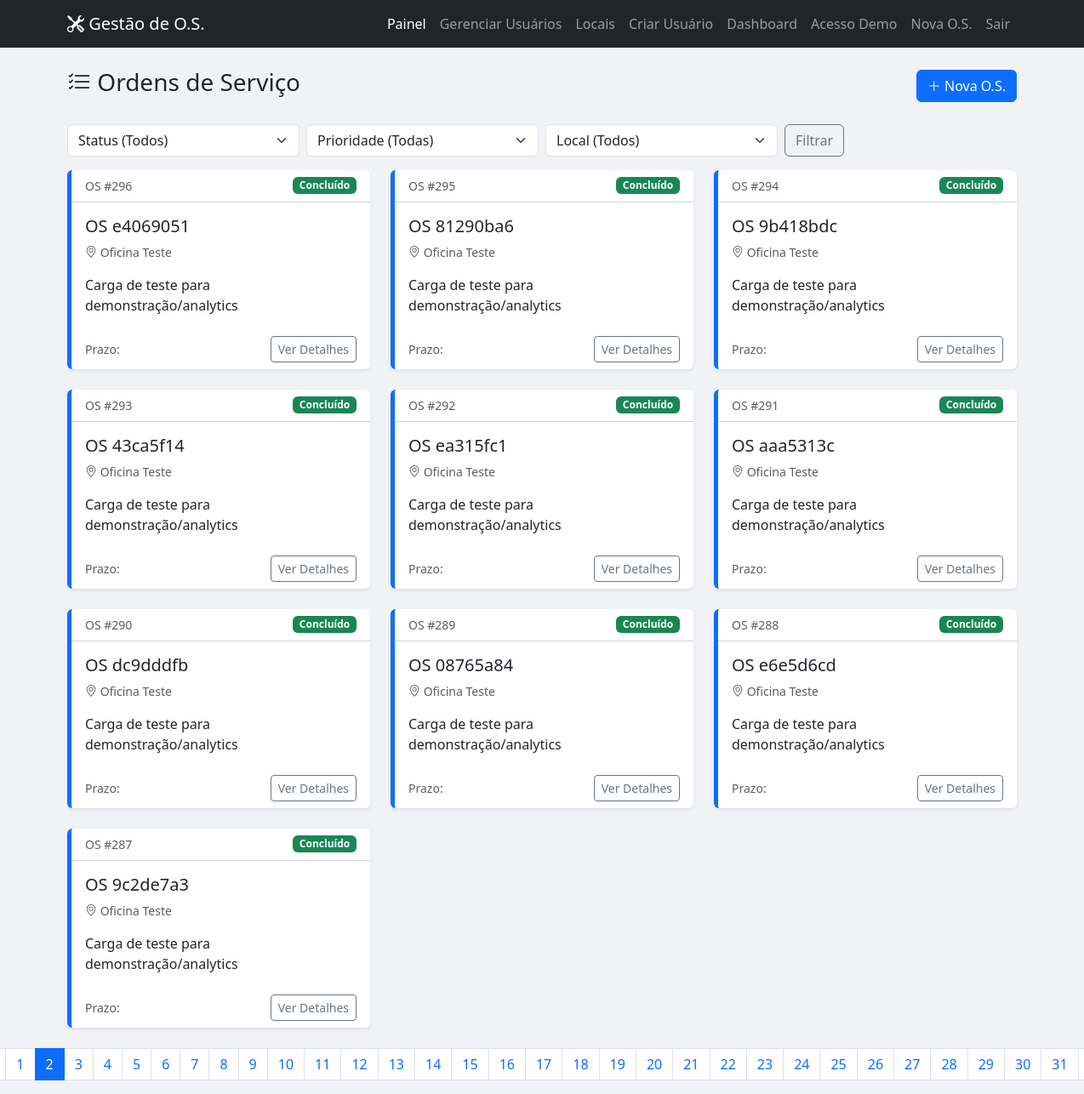
Page /?page=2 (signed in) on the committed database.
### core/models.py (models this page shows, shortened)
class OrdemServico(models.Model):
    class Status(models.TextChoices):
        PENDENTE = 'PENDENTE', 'Pendente'
        EM_ANDAMENTO = 'EM_ANDAMENTO', 'Em Andamento'
        ATRASADO = 'ATRASADO', 'Atrasado'
        CONCLUIDO = 'CONCLUIDO', 'Concluído'
    class Prioridade(models.TextChoices):
        BAIXA = 'BAIXA', 'Baixa'
        MEDIA = 'MEDIA', 'Média'
        ALTA = 'ALTA', 'Alta'
        CRITICA = 'CRITICA', 'Crítica'
    titulo = models.CharField("Item / Título", max_length=200)
    descricao = models.TextField("Descrição do Problema")
    local = models.ForeignKey('Local', null=True, blank=True, on_delete=models.SET_NULL, related_name='ordens')
    data_criacao = models.DateTimeField(auto_now_add=True)
    updated_at = models.DateTimeField(auto_now=True, null=True)
    data_conclusao = models.DateTimeField("Data da Realização", null=True, blank=True)
    data_execucao = models.DateField("Data de Execução", null=True, blank=True)
    hora_inicio = models.TimeField("Hora Início", null=True, blank=True)
    hora_fim = models.TimeField("Hora Fim", null=True, blank=True)
    material_gasto = models.TextField("Material Gasto", null=True, blank=True)
    gerou_nova_os = models.BooleanField(default=False)
    ordem_relacionada = models.ForeignKey('self', null=True, blank=True, on_delete=models.SET_NULL, related_name='ordens_relacionadas')
    duracao_exec = models.DurationField(null=True, blank=True)
    solicitante = models.ForeignKey(User, on_delete=models.PROTECT, related_name='os_abertas', db_index=True)
    tecnico_responsavel = models.ForeignKey(User, on_delete=models.SET_NULL, null=True, blank=True, related_name='os_tecnicas', db_index=True)
    status = models.CharField(max_length=20, choices=Status.choices, default=Status.PENDENTE, db_index=True)
    prioridade = models.CharField(max_length=10, choices=Prioridade.choices, default=Prioridade.MEDIA, db_index=True)
    prazo_limite = models.DateField("Prazo Limite", null=True, blank=True, db_index=True)
    acao_corretiva = models.TextField("Ação Corretiva", blank=True, null=True)
    class Meta:
        ordering = ['-data_criacao']

class Local(models.Model):
    nome = models.CharField(max_length=120)
    tecnicos = models.ManyToManyField(User, blank=True, related_name='locais_tecnicos')

### core/views.py (the view)
# urls.py: path('', lista_ordens),
@login_required
def lista_ordens(request):
    ordens_qs = OrdemServico.objects.all()
    status = request.GET.get('status')
    prioridade = request.GET.get('prioridade')
    local = request.GET.get('local')
    tech = request.GET.get('tech')
    if status:
        ordens_qs = ordens_qs.filter(status=status)
    if prioridade:
        ordens_qs = ordens_qs.filter(prioridade=prioridade)
    if local:
        ordens_qs = ordens_qs.filter(local__id=local)
    if tech:
        ordens_qs = ordens_qs.filter(tecnico_responsavel__id=tech)
    paginator = Paginator(ordens_qs, 10)
    page_number = request.GET.get('page')
    page_obj = paginator.get_page(page_number)
    locais = Local.objects.all()
    tecnicos = get_user_model().objects.filter(profile__role=UserProfile.Role.TECNICO)
    return render(request, 'lista_ordens.html', {
        'ordens': page_obj,
        'locals': locais,
        'tecnicos': tecnicos,
        'status_choices': OrdemServico.Status.choices,
        'prioridade_choices': OrdemServico.Prioridade.choices,
    })

### core/templates/lista_ordens.html (shortened to what this page needs)
{% extends 'base.html' %}
{% block content %}
<div class="d-flex justify-content-between align-items-center mb-4 mt-4">
    <h3><i class="bi bi-list-check"></i> Ordens de Serviço</h3>
    <a href="/nova/" class="btn btn-primary"><i class="bi bi-plus-lg"></i> Nova O.S.</a>
</div>
<div class="mb-3">
    <form method="get" class="row g-2">
        <div class="col-md-3">
            <select name="status" class="form-select">
                <option value="">Status (Todos)</option>
            </select>
        </div>
        <div class="col-md-3">
            <select name="prioridade" class="form-select">
                <option value="">Prioridade (Todas)</option>
            </select>
        </div>
        <div class="col-md-3">
            <select name="local" class="form-select">
                <option value="">Local (Todos)</option>
            </select>
        </div>
        <div class="col-md-3">
            <button class="btn btn-outline-secondary">Filtrar</button>
        </div>
    </form>
</div>
<div class="row">
    {% for ordem in ordens %}
    <div class="col-md-4 mb-4">
        <div class="card card-os shadow-sm h-100">
            <div class="card-header bg-transparent d-flex justify-content-between align-items-center">
                <small class="text-muted">OS #{{ ordem.id }}</small>
                {% if ordem.status == 'CONCLUIDO' %}
                    <span class="badge bg-success">Concluído</span>
                {% elif ordem.status == 'PENDENTE' %}
                    <span class="badge bg-warning text-dark">Pendente</span>
                {% elif ordem.status == 'ATRASADO' %}
                    <span class="badge bg-danger">Atrasado</span>
                {% else %}
                    <span class="badge bg-primary">Em Andamento</span>
                {% endif %}
            </div>
            <div class="card-body">
                <h5 class="card-title text-truncate">{{ ordem.titulo }}</h5>
                <p class="card-text text-muted small"><i class="bi bi-geo-alt"></i> {% if ordem.local %}{{ ordem.local.nome }}{% endif %}</p>
                <p class="card-text">{{ ordem.descricao|truncatechars:80 }}</p>
            </div>
            <div class="card-footer bg-transparent border-top-0">
                <div class="d-flex justify-content-between align-items-center">
                    <small class="text-muted">Prazo: {{ ordem.prazo_limite|date:"d/m/Y" }}</small>
                    <a href="/ordem/{{ ordem.id }}/" class="btn btn-sm btn-outline-secondary">Ver Detalhes</a>
                </div>
            </div>
        </div>
    </div>
    {% endfor %}
        <div class="col-12">
            {% if ordens.has_other_pages %}
            <nav aria-label="Page navigation">
                <ul class="pagination justify-content-center">
                    {% if ordens.has_previous %}
                        <li class="page-item">
                            <a class="page-link" href="?page={{ ordens.previous_page_number }}" aria-label="Previous">
                            </a>
                        </li>
                    {% endif %}
                    {% for num in ordens.paginator.page_range %}
                        {% if ordens.number == num %}
                            <li class="page-item active"><span class="page-link">{{ num }}</span></li>
                        {% else %}
                            <li class="page-item"><a class="page-link" href="?page={{ num }}">{{ num }}</a></li>
                        {% endif %}
                    {% endfor %}
                    {% if ordens.has_next %}
                        <li class="page-item">
                            <a class="page-link" href="?page={{ ordens.next_page_number }}" aria-label="Next">
                            </a>
                        </li>
                    {% endif %}
                </ul>
            </nav>
            {% endif %}
        </div>
</div>
{% endblock %}

### core/templates/base.html (style rules this page uses)
body { background-color: #f0f2f5; }
.card-os { transition: transform 0.2s; border: none; border-left: 5px solid #0d6efd; }

### rows in the picture
OrdemServico: id "296", status "Concluído", titulo "OS e4069051", local.nome "Oficina Teste", descricao "Carga de teste para demonstração/analytics"
OrdemServico: id "295", status "Concluído", titulo "OS 81290ba6", local.nome "Oficina Teste", descricao "Carga de teste para demonstração/analytics"
OrdemServico: id "294", status "Concluído", titulo "OS 9b418bdc", local.nome "Oficina Teste", descricao "Carga de teste para demonstração/analytics"
OrdemServico: id "293", status "Concluído", titulo "OS 43ca5f14", local.nome "Oficina Teste", descricao "Carga de teste para demonstração/analytics"
OrdemServico: id "292", status "Concluído", titulo "OS ea315fc1", local.nome "Oficina Teste", descricao "Carga de teste para demonstração/analytics"
OrdemServico: id "291", status "Concluído", titulo "OS aaa5313c", local.nome "Oficina Teste", descricao "Carga de teste para demonstração/analytics"
OrdemServico: id "290", status "Concluído", titulo "OS dc9dddfb", local.nome "Oficina Teste", descricao "Carga de teste para demonstração/analytics"
OrdemServico: id "289", status "Concluído", titulo "OS 08765a84", local.nome "Oficina Teste", descricao "Carga de teste para demonstração/analytics"
OrdemServico: id "288", status "Concluído", titulo "OS e6e5d6cd", local.nome "Oficina Teste", descricao "Carga de teste para demonstração/analytics"
OrdemServico: id "287", status "Concluído", titulo "OS 9c2de7a3", local.nome "Oficina Teste", descricao "Carga de teste para demonstração/analytics"

### other values in the picture
{{ num }} "1" "3" "4" "5" "6" "7" "8" "9" "10" "11" "12" "13" "14" "15" "16" "17" "18" "19" "20" "21" "22" "23" "24" "25" "26" "27" "28" "29" "30" "31"
{{ num }} "2"
